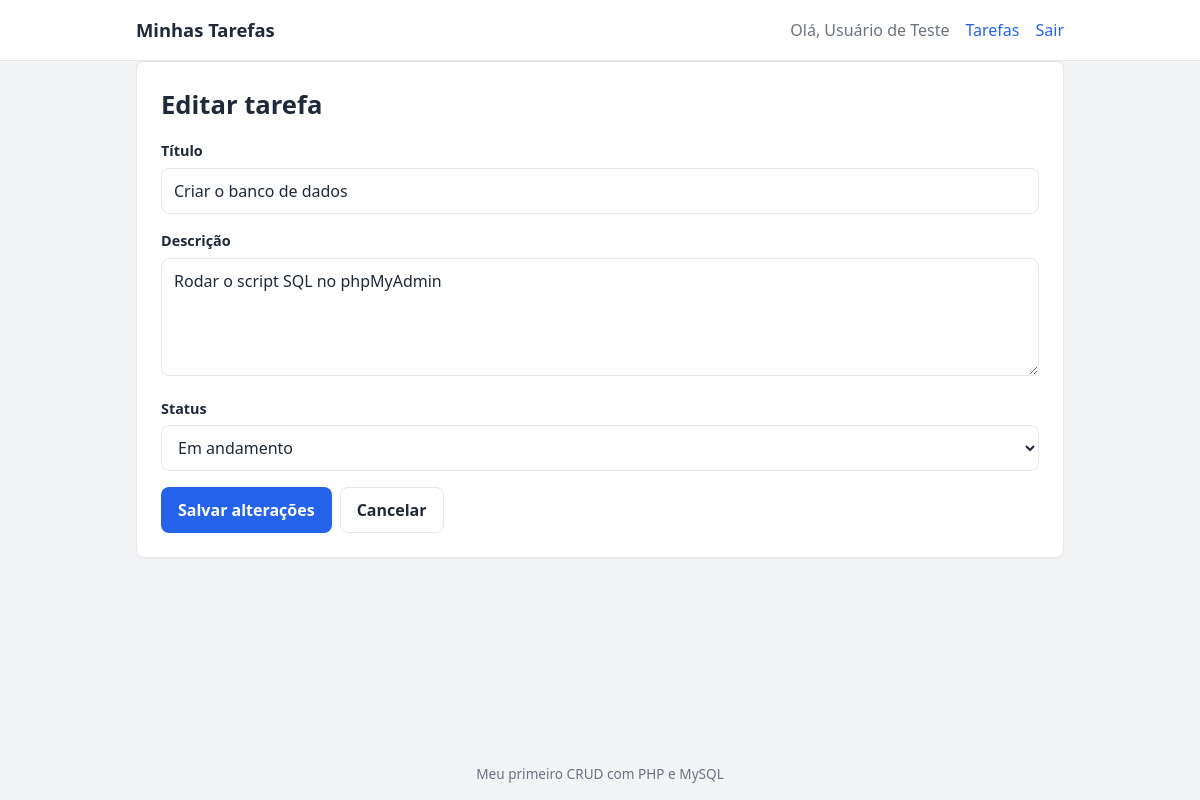
The app's page /editar.php?id=2 (signed in) with its own data.
### tables this page shows
CREATE TABLE IF NOT EXISTS tarefas (
  id            INT UNSIGNED AUTO_INCREMENT PRIMARY KEY,
  usuario_id    INT UNSIGNED NOT NULL,
  titulo        VARCHAR(150) NOT NULL,
  descricao     TEXT NULL,
  status        ENUM('pendente', 'andamento', 'concluida') NOT NULL DEFAULT 'pendente',
  criado_em     TIMESTAMP DEFAULT CURRENT_TIMESTAMP,
  atualizado_em TIMESTAMP DEFAULT CURRENT_TIMESTAMP ON UPDATE CURRENT_TIMESTAMP,
  CONSTRAINT fk_tarefas_usuario
    FOREIGN KEY (usuario_id) REFERENCES usuarios(id)
    ON DELETE CASCADE
);

### funcoes.php (called while the page is built, shortened)
<?php
function e(?string $texto): string
{
    return htmlspecialchars($texto ?? '', ENT_QUOTES, 'UTF-8');
}

### form_tarefa.php (the view, shortened to what this page needs)
<form method="post">
    <div class="campo">
        <label for="titulo">Título</label>
        <input type="text" id="titulo" name="titulo" maxlength="150" value="<?= e($tarefa['titulo']) ?>" required>
    </div>
    <div class="campo">
        <label for="descricao">Descrição</label>
        <textarea id="descricao" name="descricao" rows="4"><?= e($tarefa['descricao']) ?></textarea>
    </div>
    <div class="campo">
        <label for="status">Status</label>
        <select id="status" name="status">
            <?php foreach (STATUS_TAREFA as $valor => $rotulo): ?>
                <option value="<?= e($valor) ?>" <?= $tarefa['status'] === $valor ? 'selected' : '' ?>>
                    <?= e($rotulo) ?>
                </option>
            <?php endforeach; ?>
        </select>
    </div>
    <div class="form-acoes">
        <button type="submit" class="btn btn-primario"><?= e($textoBotao) ?></button>
        <a class="btn btn-secundario" href="index.php">Cancelar</a>
    </div>
</form>

### style.css (style rules this page uses)
:root { --cor-primaria: #2563eb; --cor-primaria-escura: #1d4ed8; --cor-perigo: #dc2626; --cor-perigo-escura: #b91c1c; --cor-fundo: #f3f4f6; --cor-card: #ffffff; --cor-texto: #1f2937; --cor-suave: #6b7280; --cor-borda: #e5e7eb; --raio: 8px; }
* { box-sizing: border-box; }
body { margin: 0; min-height: 100vh; display: flex; flex-direction: column; font-family: system-ui, -apple-system, 'Segoe UI', Roboto, sans-serif; background: var(--cor-fundo); color: var(--cor-texto); line-height: 1.5; }
a { color: var(--cor-primaria); text-decoration: none; }
.campo { margin-bottom: 16px; }
.campo label { display: block; margin-bottom: 6px; font-weight: 600; font-size: .9rem; }
.campo input, .campo textarea, .campo select { width: 100%; padding: 10px 12px; font: inherit; color: inherit; background: #fff; border: 1px solid var(--cor-borda); border-radius: var(--raio); }
.form-acoes { display: flex; gap: 8px; }
.btn { display: inline-block; padding: 10px 16px; font: inherit; font-weight: 600; text-align: center; border: 1px solid transparent; border-radius: var(--raio); cursor: pointer; }
.btn-primario { background: var(--cor-primaria); color: #fff; }
.btn-secundario { background: #fff; color: var(--cor-texto); border-color: var(--cor-borda); }

### records on screen
tarefas: titulo "Criar o banco de dados", descricao "Rodar o script SQL no phpMyAdmin", status "Em andamento"

### other values on screen
$_SESSION['usuario_nome'] "Usuário de Teste"
$textoBotao "Salvar alterações"
